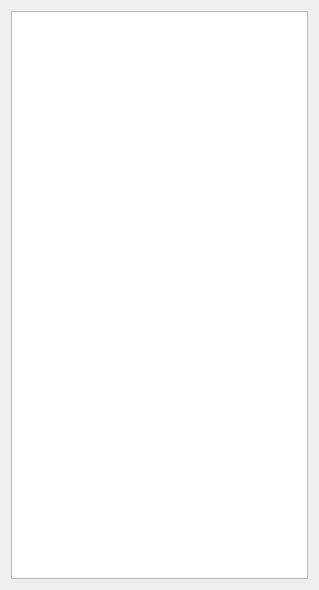
<?xml version="1.0" encoding="UTF-8"?>
<ui version="4.0">
 <class>RecordNavigator</class>
 <widget class="QWidget" name="RecordNavigator">
  <property name="geometry">
   <rect>
    <x>0</x>
    <y>0</y>
    <width>319</width>
    <height>590</height>
   </rect>
  </property>
  <property name="windowTitle">
   <string>Form</string>
  </property>
  <layout class="QGridLayout" name="naviGridLayout">
   <item row="0" column="0">
    <widget class="QTreeView" name="treeView">
     <property name="editTriggers">
      <set>QAbstractItemView::EditKeyPressed</set>
     </property>
    </widget>
   </item>
  </layout>
 </widget>
 <resources/>
 <connections/>
</ui>
